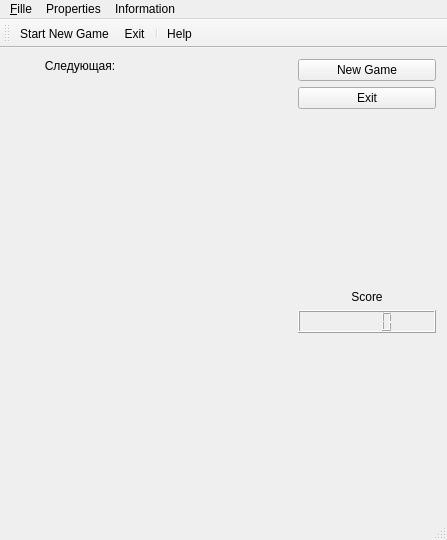
<?xml version="1.0" encoding="UTF-8"?>
<ui version="4.0">
 <class>MainWindow</class>
 <widget class="QMainWindow" name="MainWindow">
  <property name="geometry">
   <rect>
    <x>0</x>
    <y>0</y>
    <width>447</width>
    <height>540</height>
   </rect>
  </property>
  <property name="windowTitle">
   <string>Tetris Game</string>
  </property>
  <widget class="QWidget" name="centralWidget">
   <layout class="QHBoxLayout" name="horizontalLayout">
    <item>
     <layout class="QVBoxLayout" name="verticalLayout">
      <item>
       <widget class="QLabel" name="Next">
        <property name="text">
         <string>Следующая:</string>
        </property>
        <property name="alignment">
         <set>Qt::AlignCenter</set>
        </property>
       </widget>
      </item>
      <item>
       <widget class="NextFigure" name="widget_2" native="true">
        <property name="minimumSize">
         <size>
          <width>105</width>
          <height>105</height>
         </size>
        </property>
       </widget>
      </item>
      <item>
       <spacer name="verticalSpacer">
        <property name="orientation">
         <enum>Qt::Vertical</enum>
        </property>
        <property name="sizeHint" stdset="0">
         <size>
          <width>20</width>
          <height>40</height>
         </size>
        </property>
       </spacer>
      </item>
     </layout>
    </item>
    <item>
     <widget class="Glass" name="widget" native="true">
      <property name="focusPolicy">
       <enum>Qt::StrongFocus</enum>
      </property>
      <property name="rows" stdset="0">
       <UInt>25</UInt>
      </property>
      <property name="columns" stdset="0">
       <UInt>11</UInt>
      </property>
     </widget>
    </item>
    <item>
     <layout class="QVBoxLayout" name="verticalLayout_2">
      <item>
       <widget class="QPushButton" name="pushButton_2">
        <property name="text">
         <string>New Game</string>
        </property>
       </widget>
      </item>
      <item>
       <widget class="QPushButton" name="pushButton">
        <property name="text">
         <string>Exit</string>
        </property>
       </widget>
      </item>
      <item>
       <spacer name="verticalSpacer_2">
        <property name="orientation">
         <enum>Qt::Vertical</enum>
        </property>
        <property name="sizeHint" stdset="0">
         <size>
          <width>20</width>
          <height>40</height>
         </size>
        </property>
       </spacer>
      </item>
      <item>
       <widget class="QLabel" name="label">
        <property name="text">
         <string>Score</string>
        </property>
        <property name="alignment">
         <set>Qt::AlignCenter</set>
        </property>
       </widget>
      </item>
      <item>
       <widget class="QLCDNumber" name="lcdNumber"/>
      </item>
      <item>
       <spacer name="verticalSpacer_3">
        <property name="orientation">
         <enum>Qt::Vertical</enum>
        </property>
        <property name="sizeHint" stdset="0">
         <size>
          <width>20</width>
          <height>40</height>
         </size>
        </property>
       </spacer>
      </item>
     </layout>
    </item>
   </layout>
  </widget>
  <widget class="QMenuBar" name="menuBar">
   <property name="geometry">
    <rect>
     <x>0</x>
     <y>0</y>
     <width>447</width>
     <height>18</height>
    </rect>
   </property>
   <widget class="QMenu" name="menuFile">
    <property name="title">
     <string>&amp;Fille</string>
    </property>
    <addaction name="actionStart_Game"/>
    <addaction name="separator"/>
    <addaction name="actionExit"/>
   </widget>
   <widget class="QMenu" name="menuProperties">
    <property name="title">
     <string>Properties</string>
    </property>
   </widget>
   <widget class="QMenu" name="menuAbout">
    <property name="title">
     <string>Information</string>
    </property>
    <addaction name="actionAbout"/>
    <addaction name="separator"/>
    <addaction name="actionHelp"/>
   </widget>
   <addaction name="menuFile"/>
   <addaction name="menuProperties"/>
   <addaction name="menuAbout"/>
  </widget>
  <widget class="QToolBar" name="mainToolBar">
   <attribute name="toolBarArea">
    <enum>TopToolBarArea</enum>
   </attribute>
   <attribute name="toolBarBreak">
    <bool>false</bool>
   </attribute>
   <addaction name="actionStart_Game"/>
   <addaction name="actionExit"/>
   <addaction name="separator"/>
   <addaction name="actionHelp"/>
  </widget>
  <widget class="QStatusBar" name="statusBar"/>
  <action name="actionStart_Game">
   <property name="icon">
    <iconset resource="tetris.qrc">
     <normaloff>:/Images_lab5/iconNewGame.ico</normaloff>:/Images_lab5/iconNewGame.ico</iconset>
   </property>
   <property name="text">
    <string>Start New Game</string>
   </property>
   <property name="shortcut">
    <string>Ctrl+S</string>
   </property>
  </action>
  <action name="actionExit">
   <property name="icon">
    <iconset resource="tetris.qrc">
     <normaloff>:/Images_lab5/iconExit.ico</normaloff>:/Images_lab5/iconExit.ico</iconset>
   </property>
   <property name="text">
    <string>Exit</string>
   </property>
   <property name="shortcut">
    <string>Esc</string>
   </property>
  </action>
  <action name="actionAbout">
   <property name="icon">
    <iconset resource="tetris.qrc">
     <normaloff>:/Images_lab5/iconInfo.ico</normaloff>:/Images_lab5/iconInfo.ico</iconset>
   </property>
   <property name="text">
    <string>About</string>
   </property>
  </action>
  <action name="actionHelp">
   <property name="icon">
    <iconset resource="tetris.qrc">
     <normaloff>:/Images_lab5/iconInstructions.ico</normaloff>:/Images_lab5/iconInstructions.ico</iconset>
   </property>
   <property name="text">
    <string>Help</string>
   </property>
   <property name="shortcut">
    <string>H</string>
   </property>
  </action>
 </widget>
 <layoutdefault spacing="6" margin="11"/>
 <customwidgets>
  <customwidget>
   <class>Glass</class>
   <extends>QWidget</extends>
   <header>glass.h</header>
   <container>1</container>
   <slots>
    <signal>drawPattern(Figure*)</signal>
    <slot>slotNewGame()</slot>
   </slots>
  </customwidget>
  <customwidget>
   <class>NextFigure</class>
   <extends>QWidget</extends>
   <header>nextfigure.h</header>
   <container>1</container>
   <slots>
    <slot>paintTooltip(Figure*)</slot>
   </slots>
  </customwidget>
 </customwidgets>
 <resources>
  <include location="tetris.qrc"/>
 </resources>
 <connections>
  <connection>
   <sender>actionExit</sender>
   <signal>triggered()</signal>
   <receiver>MainWindow</receiver>
   <slot>close()</slot>
   <hints>
    <hint type="sourcelabel">
     <x>-1</x>
     <y>-1</y>
    </hint>
    <hint type="destinationlabel">
     <x>227</x>
     <y>187</y>
    </hint>
   </hints>
  </connection>
  <connection>
   <sender>pushButton_2</sender>
   <signal>clicked()</signal>
   <receiver>widget</receiver>
   <slot>slotNewGame()</slot>
   <hints>
    <hint type="sourcelabel">
     <x>332</x>
     <y>74</y>
    </hint>
    <hint type="destinationlabel">
     <x>261</x>
     <y>72</y>
    </hint>
   </hints>
  </connection>
  <connection>
   <sender>pushButton</sender>
   <signal>clicked()</signal>
   <receiver>MainWindow</receiver>
   <slot>close()</slot>
   <hints>
    <hint type="sourcelabel">
     <x>350</x>
     <y>104</y>
    </hint>
    <hint type="destinationlabel">
     <x>349</x>
     <y>129</y>
    </hint>
   </hints>
  </connection>
  <connection>
   <sender>widget</sender>
   <signal>drawPattern(Figure*)</signal>
   <receiver>widget_2</receiver>
   <slot>paintTooltip(Figure*)</slot>
   <hints>
    <hint type="sourcelabel">
     <x>223</x>
     <y>286</y>
    </hint>
    <hint type="destinationlabel">
     <x>78</x>
     <y>133</y>
    </hint>
   </hints>
  </connection>
 </connections>
</ui>
